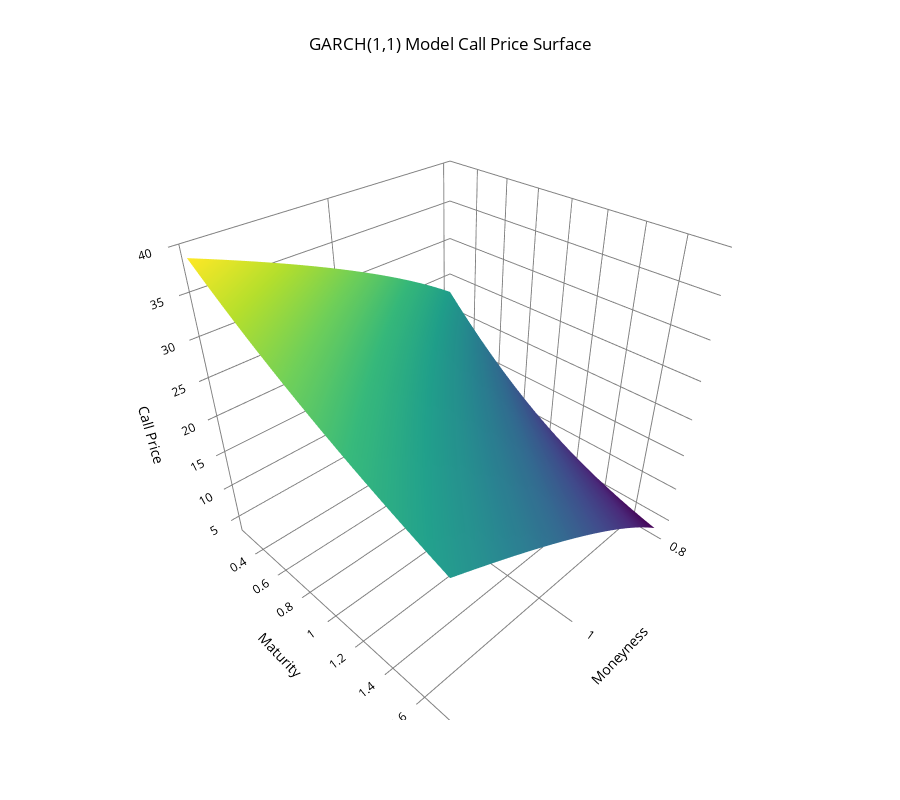
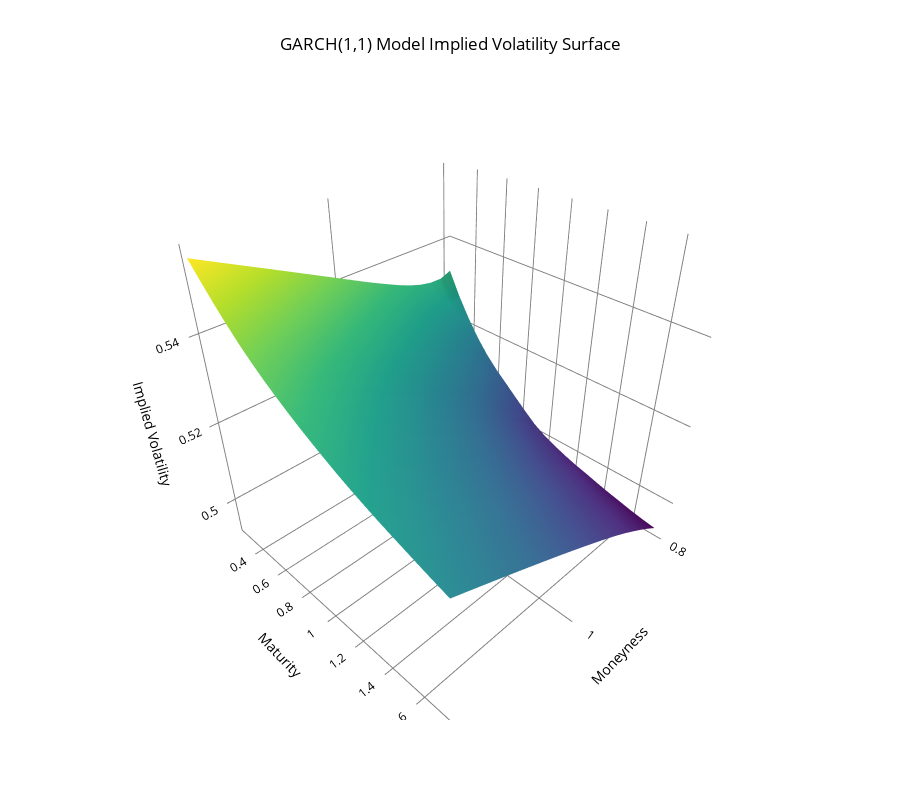

Notebook code for these charts, in order:
### Code cell
PlotSurface(df = SURFgarch, x = 'Moneyness', y = 'Maturity', z = 'Call Price', model = 'GARCH(1,1) Model')
PlotSurface(df = SURFgarch, x = 'Moneyness', y = 'Maturity', z = 'Implied Volatility', model = 'GARCH(1,1) Model')

### Figure 1 — Plotly figure (JSON) as saved in the notebook; plotly's stock layout.template omitted (floating-point values rounded to 4 significant figures; data arrays with more than 128 entries replaced by an {"elided": "..."} marker saying what was removed)
{"data": [{"colorscale": [[0, "#440154"], [0.1111, "#482878"], [0.2222, "#3e4989"], [0.3333, "#31688e"], [0.4444, "#26828e"], [0.5556, "#1f9e89"], [0.6667, "#35b779"], [0.7778, "#6ece58"], [0.8889, "#b5de2b"], [1, "#fde725"]], "showscale": false, "type": "surface", "x": {"elided": "21x21 float values"}, "y": {"elided": "21x21 float values"}, "z": {"elided": "21x21 float values"}}], "layout": {"font": {"color": "black"}, "height": 800, "scene": {"xaxis": {"backgroundcolor": "white", "gridcolor": "grey", "showbackground": true, "title": {"text": "Moneyness"}}, "yaxis": {"backgroundcolor": "white", "gridcolor": "grey", "showbackground": true, "title": {"text": "Maturity"}}, "zaxis": {"backgroundcolor": "white", "gridcolor": "grey", "showbackground": true, "title": {"text": "Call Price"}}}, "title": {"text": "GARCH(1,1) Model Call Price Surface", "x": 0.5, "xanchor": "center"}}}

### Figure 2 — Plotly figure (JSON) as saved in the notebook; plotly's stock layout.template omitted (floating-point values rounded to 4 significant figures; data arrays with more than 128 entries replaced by an {"elided": "..."} marker saying what was removed)
{"data": [{"colorscale": [[0, "#440154"], [0.1111, "#482878"], [0.2222, "#3e4989"], [0.3333, "#31688e"], [0.4444, "#26828e"], [0.5556, "#1f9e89"], [0.6667, "#35b779"], [0.7778, "#6ece58"], [0.8889, "#b5de2b"], [1, "#fde725"]], "showscale": false, "type": "surface", "x": {"elided": "21x21 float values"}, "y": {"elided": "21x21 float values"}, "z": {"elided": "21x21 float values"}}], "layout": {"font": {"color": "black"}, "height": 800, "scene": {"xaxis": {"backgroundcolor": "white", "gridcolor": "grey", "showbackground": true, "title": {"text": "Moneyness"}}, "yaxis": {"backgroundcolor": "white", "gridcolor": "grey", "showbackground": true, "title": {"text": "Maturity"}}, "zaxis": {"backgroundcolor": "white", "gridcolor": "grey", "showbackground": true, "title": {"text": "Implied Volatility"}}}, "title": {"text": "GARCH(1,1) Model Implied Volatility Surface", "x": 0.5, "xanchor": "center"}}}
